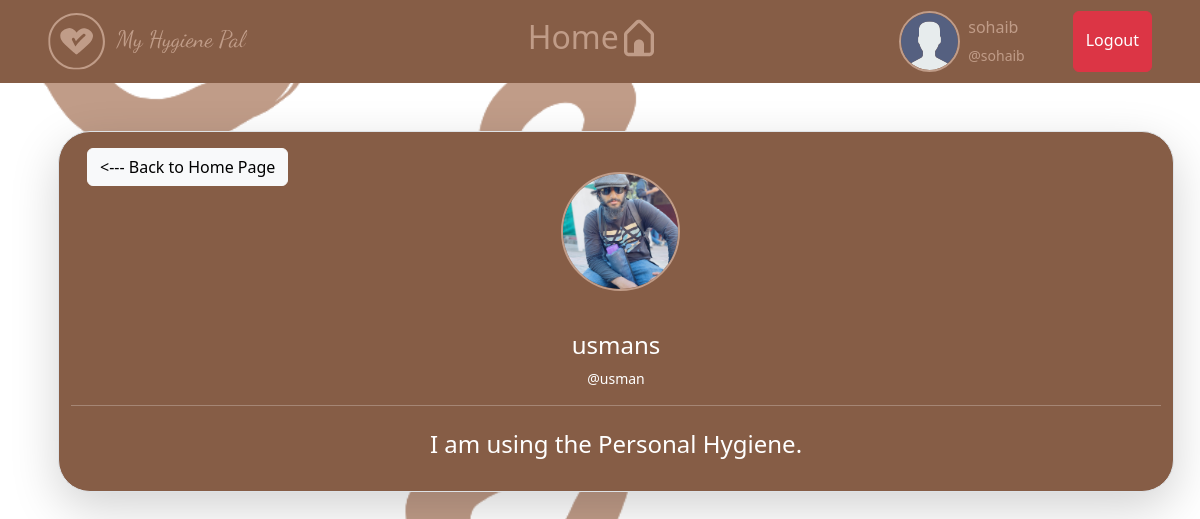
The app's page /profile/3/ (signed in) with its own data.
### PersonalHygieneTracker/models.py (models this page shows)
class User(AbstractUser):
    name = models.CharField(max_length=200, null=True)
    email = models.EmailField(unique=True, null=True)
    bio = models.TextField(null=True, default="I am using the Personal Hygiene Tracker.")
    streak = models.BooleanField(null=True)
    avatar = models.ImageField(null=True, default="avatar.svg")
    badges = models.IntegerField(null=True, default=0)
    USERNAME_FIELD = 'email'
    REQUIRED_FIELDS = []

### PersonalHygieneTracker/views.py (the view)
# urls.py: path('profile/<str:pk>/', views.profile, name='profile'),
@login_required(login_url="login")
def profile(request, pk):
    user = models.User.objects.get(id=int(pk))
    context = {'user':user}
    return render(request, 'PersonalHygieneTracker/profile.html', context)

### PersonalHygieneTracker/templates/PersonalHygieneTracker/profile.html
{% extends 'base.html' %}
{% block content %}
    <div>
        <div class="container shadow-lg m-3 border bg-secondary my-5 rounded-5">
            {% if user == request.user %}
                <div class="m-3 d-flex justify-content-between">
                    <div class="mx-1">
                        <a class="btn btn-light" href="{% url 'home' %}"><--- Back to Home Page</a>
                    </div>
                    <div class="d-flex justify-content-center">
                        <div class="profile-pic profile-pic-large mx-4">
                            <img src="{{user.avatar.url}}" />
                        </div>
                    </div>
                    <div>
                        <a href="{% url 'update-user' %}" class="px-5">
                            <svg
                              class="text-dark my-4 mx-5"
                              width="24"
                              height="24"
                              viewBox="0 0 24 24"
                              fill="none"
                              xmlns="http://www.w3.org/2000/svg"
                            >
                              <path
                                fill-rule="evenodd"
                                clip-rule="evenodd"
                                d="M21.2635 2.29289C20.873 1.90237 20.2398 1.90237 19.8493 2.29289L18.9769 3.16525C17.8618 2.63254 16.4857 2.82801 15.5621 3.75165L4.95549 14.3582L10.6123 20.0151L21.2189 9.4085C22.1426 8.48486 22.338 7.1088 21.8053 5.99367L22.6777 5.12132C23.0682 4.7308 23.0682 4.09763 22.6777 3.70711L21.2635 2.29289ZM16.9955 10.8035L10.6123 17.1867L7.78392 14.3582L14.1671 7.9751L16.9955 10.8035ZM18.8138 8.98525L19.8047 7.99429C20.1953 7.60376 20.1953 6.9706 19.8047 6.58007L18.3905 5.16586C18 4.77534 17.3668 4.77534 16.9763 5.16586L15.9853 6.15683L18.8138 8.98525Z"
                                fill="currentColor"
                              />
                              <path
                                d="M2 22.9502L4.12171 15.1717L9.77817 20.8289L2 22.9502Z"
                                fill="currentColor"
                              />
                            </svg>
                        </a>
                    </div>
                </div>
                <div class="d-flex justify-content-center">
                    <h4>{{user.name}}</h4>
                </div>
                <div class="d-flex justify-content-center mb-3">
                    <small>@{{user.username}}</small>
                </div>
            {% else %}
                <div class=" m-3 d-flex justify-content-between">
                    <div>
                        <a class="btn btn-light" href="{% url 'home' %}"><--- Back to Home Page</a>
                    </div>
                    <div class="d-flex justify-content-center">
                        <div class="profile-pic profile-pic-large m-4">
                            <img src="{{user.avatar.url}}" />
                        </div>
                    </div>
                    <div class="mx-5 px-5">
                    </div>
                </div>
                <div class="d-flex justify-content-center">
                    <h4>{{user.name}}</h4>
                </div>
                <div class="d-flex justify-content-center mb-3">
                    <small>@{{user.username}}</small>
                </div>
            {% endif %}
            <hr>
            <div class="d-flex justify-content-center mb-4">
                <h4 class="my-2">{{user.bio}}</h4>
            </div>
        </div>
    </div>
{% endblock %}

### templates/base.html (shortened to what this page needs)
<!DOCTYPE html>
{% load static %}
<html lang="en">
<head>
    <link href="https://cdn.jsdelivr.net/npm/bootstrap@5.3.0/dist/css/bootstrap.min.css" rel="stylesheet">
    <link rel="stylesheet" type="text/css" href="{% static 'css/style.css' %}"/>
</head>
<body>
    {% if not main %}
    <nav class="navbar navbar-expand-lg navbar-light bg-secondary d-flex justify-content-between">
        <a class="navbar-brand mx-5" href="{% url 'index' %}"></a>
        <div class="d-flex">
            <a class="nav-item nav-link link-danger mx-3 d-flex" href="{% url 'home' %}">
                <h2>Home</h2>
            </a>
        </div>
        <div class="d-flex">
            <a class="d-flex link-danger" href="{% url 'profile' request.user.id %}">
                <div class="profile-pic profile-pic-medium mx-2">
                    <img src="{{request.user.avatar.url}}" />
                </div>
                <div>
                    <p class="my-1">{{request.user.name}} </p><small>@{{request.user.username}}</small>
                </div>
            </a>
            <a href="{% url 'logout' %}" class="mx-5 btn btn-danger py-3">Logout</a>
        </div>
    </nav>
    {% endif %}
    <div class="container mt-3">
        {% block content %}
        {% endblock %}
    </div>
</body>
</html>

### static/css/style.css (style rules this page uses)
body { background-image: url('../images/MHP_mainpage.png'); background-size: cover; background-repeat: no-repeat; background-attachment: fixed; background-color: #0b0c10; }
.bg-secondary { background-color: var(--darkerbrown)!important; color: white }
.link-danger { color: var(--brown)!important; text-decoration: none; }
:root { --brown: #c09c88; --darkerbrown: #865d46; --darkererbrown: #32231a; }
.profile-pic { position: relative; display: inline-block; border-radius: 50%; border: 2px solid var(--brown); }
.profile-pic img { display: block; border-radius: 50%; object-fit: cover; object-position: center; }
.profile-pic.profile-pic-medium img { width: 3.6rem; height: 3.6rem; border-radius: 50%; }
.profile-pic.profile-pic-large img { width: 7.2rem; height: 7.2rem; border-radius: 50%; }

### records on screen
User: user.avatar (placeholder picture), user.name "sohaib", user.username "sohaib"
User: avatar (picture), name "usmans", username "usman", bio "I am using the Personal Hygiene."
